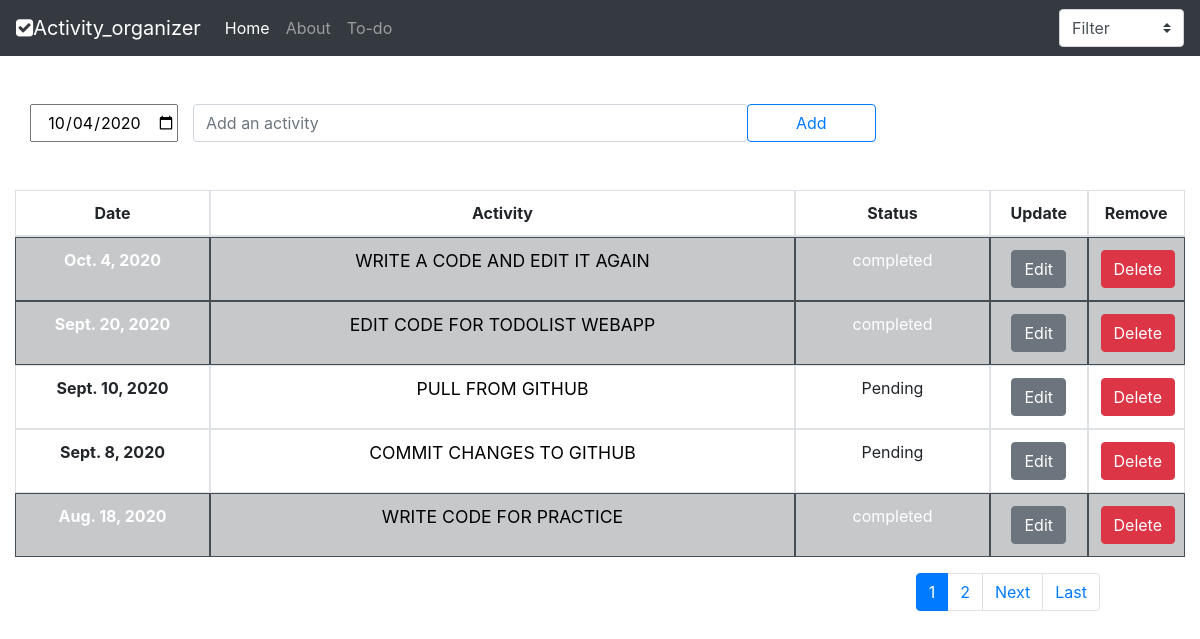
/todo/, run on the app's committed database.
### todoapp/models.py (models this page shows, shortened)
class Todo(models.Model):
    activity = models.CharField(max_length=200)
    completed = models.BooleanField(default=False)
    date = models.DateField(default=timezone.now)

### todoapp/views.py (the view)
# urls.py: path('',todolist,name='todolist'),
def todolist(request):
    if request.method == 'POST':
        activity1 = request.POST['activity']
        todo = Todo()
        todo.activity = activity1
        todo.date = request.POST['date']
        todo.save()
        messages.success(request,'Task Added successfully')
        return redirect('todolist')
    else:
        todo_list = Todo.objects.all().order_by('-date')
        paginate = Paginator(todo_list, 5)
        page = request.GET.get('page')
        todo_list  = paginate.get_page(page)
    context = {'todolists':todo_list,'date':timezone.now()}
    return render(request,'todoapp/todolist.html',context)

### todoapp/templates/todoapp/todolist.html (shortened to what this page needs)
{% extends 'todoapp/base.html' %}
{% block content %}
    <form method="POST" action="{% url 'todolist' %}">
        <div class="container">
            <div class="row mt-5">
                <div class="input-group input-group-lg">
                    <input type="date" name="date" value="{{date|date:'Y-m-d'}}" class=" pt-1 pb-1 pr-0 pr-0 mg-0 text-center">
                    <div class="col-6 mr-0 pr-0">
                        <input placeholder="Add an activity" name="activity" type="text" class="form-control" aria-label="Sizing example input" aria-describedby="inputGroup-sizing-lg">
                    </div>
                    <div class="col-4 ml-0 pl-0">
                        <div class="input-group-append">
                            <input class="pr-5 pl-5 btn btn-outline-primary" type="submit" value="Add" aria-describedby="inputGroup-sizing-lg" >
                        </div>
                    </div>
                </div>
            </div>
        </div>
    </form>
    <div class="container">
        <div class="row mt-5">
            <table style="border: 0px solid transparent;" class=" bl-0 table table-bordered">
                <thead>
                  <tr class="row text-center">
                    <th class="col-sm-2">Date</th>
                    <th class="col-sm-6">Activity</th>
                    <th class="col-sm-2">Status</th>
                    <th class="col-sm-1">Update</th>
                    <th class="col-sm-1">Remove</th>
                  </tr>
                </thead>
                <tbody>
                    {% for todolist in todolists %}
                        {% if todolist.completed %}
                            <tr class="row text-center table-dark" >
                                <th class="col-sm-2 ">{{todolist.date}}</th>
                                <td class="col-sm-6"><a style="text-transform: uppercase; text-decoration: none; color: black; font-size: 1.1em;" href="{% url 'completed' todolist.id %}">{{todolist.activity}}</a></td>
                                <td class="col-sm-2">completed</td>
                                <td class="col-sm-1"> <a href="{% url 'edit' todolist.id %}"> <button class="btn btn-secondary">Edit</button></a></td>
                                <td class="col-sm-1"><a href="{% url 'delete' todolist.id %}"> <button class="btn btn-danger">Delete</button></a></td>
                            </tr>
                        {% else %}
                            <tr class="row text-center" >
                                <th class="col-sm-2">{{todolist.date}}</th>
                                <td class="col-sm-6"><a style="text-transform: uppercase; text-decoration: none; color: black; font-size: 1.1em;" href="{% url 'completed' todolist.id %}">{{todolist.activity}}</a></td>
                                <td class="col-sm-2">Pending</td>
                                <td class="col-sm-1"><a href="{% url 'edit' todolist.id %}"><button class="btn btn-secondary">Edit</button></a></td>
                                <td class="col-sm-1"> <a href="{% url 'delete' todolist.id %}"><button class="btn btn-danger">Delete</button></a></td>
                            </tr>
                        {% endif %}
                    {% endfor %}
                </tbody>
              </table>
        </div>
    </div>
    {% if todolists.paginator %}
    <nav aria-label="Page navigation example" style="margin-right: 100px;">
        <ul class="pagination justify-content-end mr-10">
        {% for num in todolists.paginator.page_range %}
            {% if todolists.number == num %}
                <li class="page-item active"><a class="page-link" href="?page={{todolists.number}}">{{todolists.number}}</a></li>
            {% elif num > todolists.number|add:'-3' and num < todolists.number|add:'3' %}
                <li class="page-item"><a class="page-link" href="?page={{num}}">{{num}}</a></li>
            {% endif %}
        {% endfor %}
        {% if todolists.has_next %}
            <li class="page-item">
                <a class="page-link" href="?page={{todolists.next_page_number}}">Next</a>
            </li>
            <li class="page-item">
                <a class="page-link" href="?page={{todolists.paginator.num_pages}}">Last</a>
            </li>
        {% endif %}
        </ul>
      </nav>
      {% endif %}
{% endblock content %}

### todoapp/templates/todoapp/base.html (shortened to what this page needs)
{% load static %}
<html lang="en">
    <head>
        <link rel="stylesheet" href="https://cdnjs.cloudflare.com/ajax/libs/font-awesome/4.7.0/css/font-awesome.min.css">
        <link rel="stylesheet" href="https://stackpath.bootstrapcdn.com/bootstrap/4.5.0/css/bootstrap.min.css">
    </head>
    <body>
      <nav class="navbar navbar-expand-lg navbar-dark bg-dark">
        <a class="navbar-brand" href="{% url 'home' %}"><i class="fa fa-check-square"></i>Activity_organizer</a>
        <div class="collapse navbar-collapse" id="navbarNavAltMarkup">
          <div class="navbar-nav">
            <a class="nav-item nav-link active" href="{% url 'home' %}">Home <span class="sr-only">(current)</span></a>
            <a class="nav-item nav-link" href="#">About</a>
            <a class="nav-item nav-link" href="{% url 'todolist' %}">To-do</a>
          </div>
        </div>
        <form method="POST" class="form-inline my-2 my-lg-0">
          <select name="filter" class="custom-select" id="inputGroupSelect01">
            {% if val == 'True' %}
              <option value="True">Completed</option>
            {% elif val == 'False' %}
              <option value="False" selected>Pending</option>
              <option value="all">All</option>
              <option value="True">Completed</option>
            {% else %}
              <option selected disabled>Filter</option>
            {% endif %}
          </select>
        </form>
      </nav>
      {% block content %}{% endblock content %}
    </body>
</html>

### data on the page
Todo: date "Oct. 4, 2020", activity "WRITE A CODE AND EDIT IT AGAIN"
Todo: date "Sept. 20, 2020", activity "EDIT CODE FOR TODOLIST WEBAPP"
Todo: date "Sept. 10, 2020", activity "PULL FROM GITHUB"
Todo: date "Sept. 8, 2020", activity "COMMIT CHANGES TO GITHUB"
Todo: date "Aug. 18, 2020", activity "WRITE CODE FOR PRACTICE"

### other printed values
{{ todolists.number }} "1"
{{ num }} "2"
